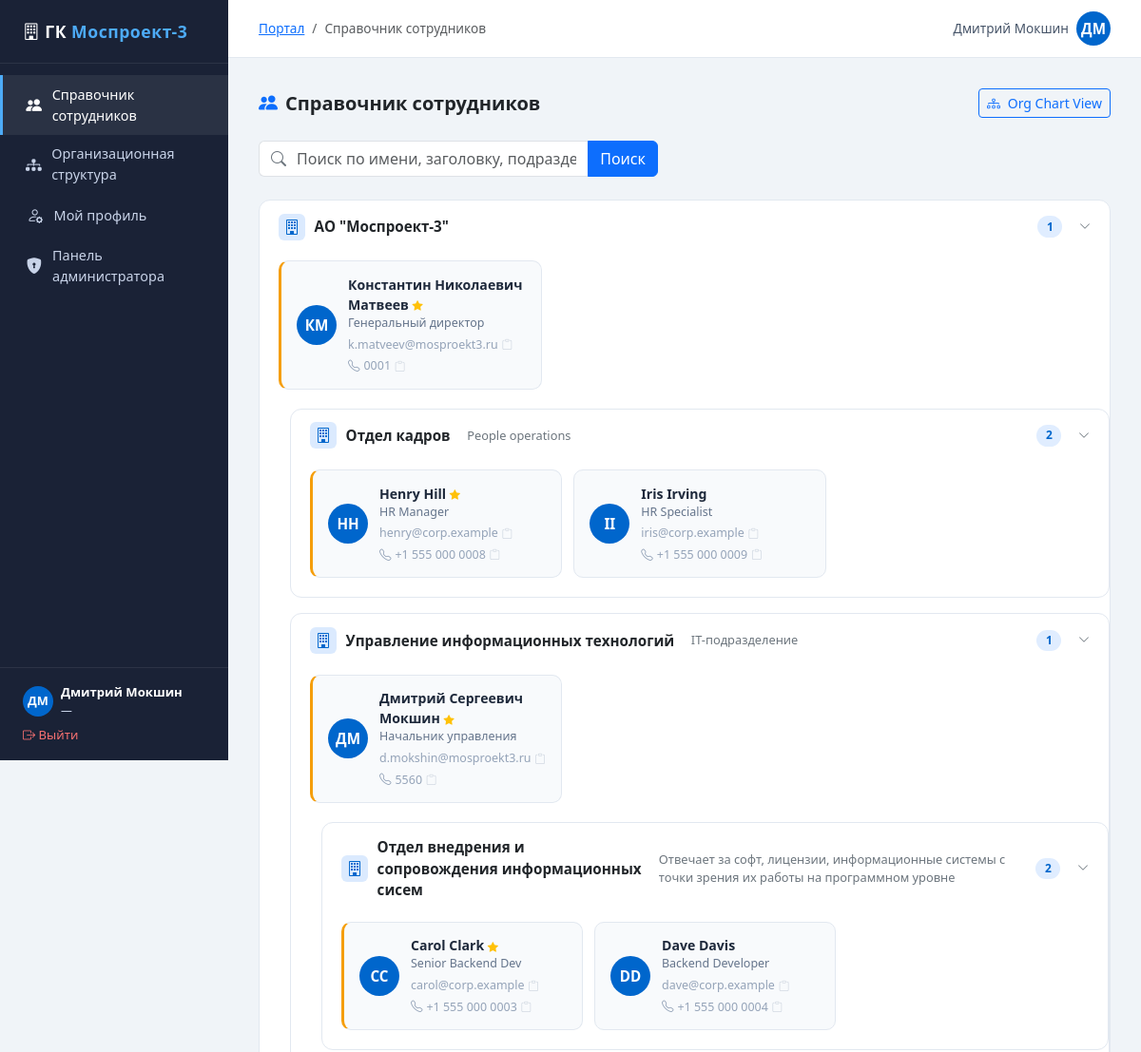
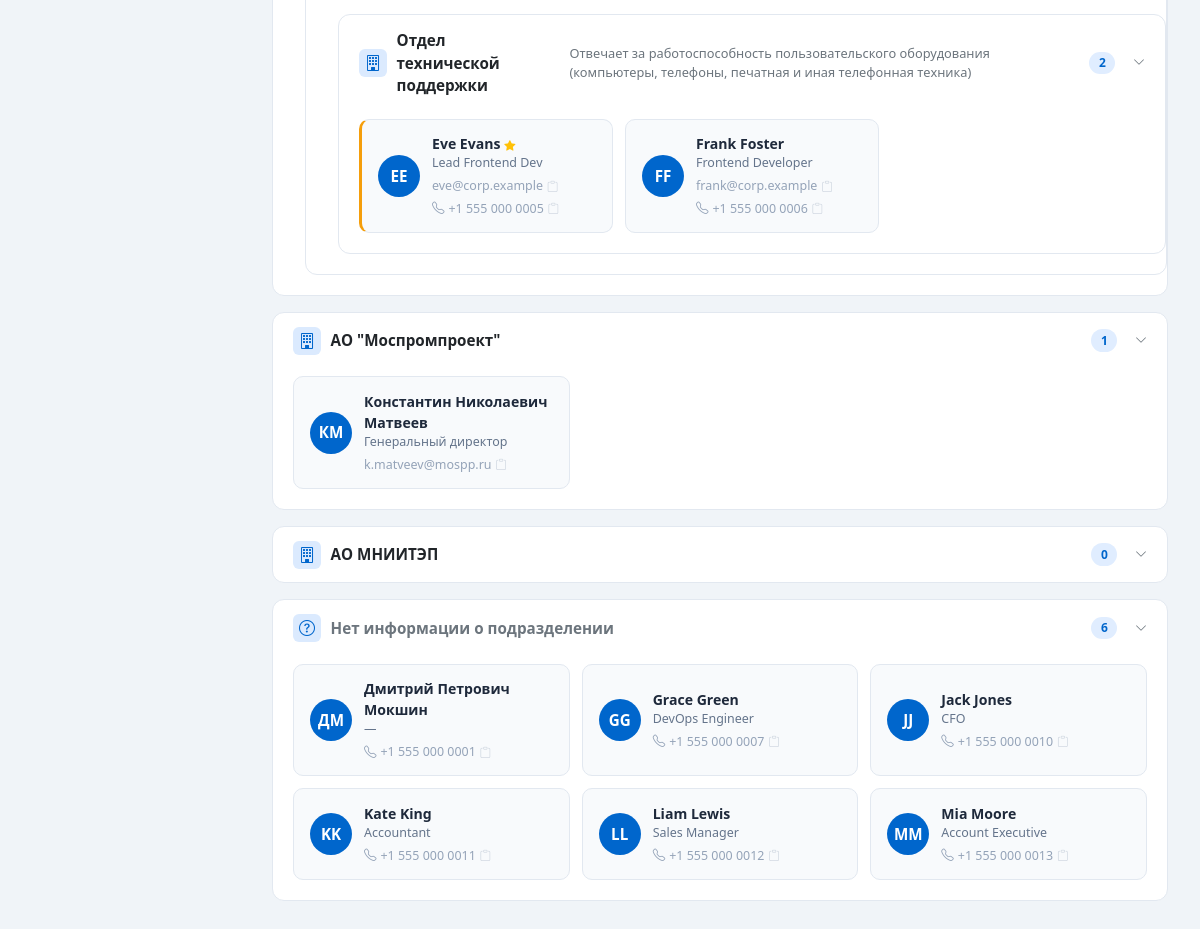
Page /directory/ (signed in) on the committed database (2 pictures, top to bottom).
### employees/models.py (models this page shows, shortened)
class EmployeeProfile(models.Model):
    user = models.OneToOneField(User, on_delete=models.CASCADE, related_name='profile')
    department = models.ForeignKey(
        Department, null=True, blank=True,
        on_delete=models.SET_NULL,
        related_name='employees',
    )
    middle_name = models.CharField(max_length=100, blank=True)
    job_title = models.CharField(max_length=200, blank=True)
    phone = models.CharField(max_length=50, blank=True)
    mobile = models.CharField(max_length=50, blank=True)
    location = models.CharField(max_length=200, blank=True)
    bio = models.TextField(blank=True)
    avatar = models.ImageField(upload_to='avatars/', null=True, blank=True)
    is_manager = models.BooleanField(default=False)
    def display_name(self):
        parts = [self.user.first_name, self.middle_name, self.user.last_name]
        full = ' '.join(p for p in parts if p)
        return full or self.user.username

class Department(models.Model):
    name = models.CharField(max_length=200)
    parent = models.ForeignKey(
        'self', null=True, blank=True,
        on_delete=models.SET_NULL,
        related_name='children',
    )
    description = models.TextField(blank=True)
    order = models.PositiveIntegerField(default=0)
    class Meta:
        ordering = ['order', 'name']

### employees/views.py (the view, shortened to what this page needs)
# urls.py: path('directory/', views.directory, name='directory'),
@login_required
def directory(request):
    query = request.GET.get('q', '').strip()
    root_departments = Department.objects.filter(parent__isnull=True).prefetch_related(
        'employees__user', 'children'
    )
    unassigned = EmployeeProfile.objects.filter(department__isnull=True).select_related('user')
    return render(request, 'employees/directory.html', {
        'root_departments': root_departments,
        'unassigned': unassigned,
        'query': '',
    })

### employees/templates/employees/directory.html (shortened to what this page needs)
{% extends "employees/base.html" %}
{% block breadcrumb_items %}
<li class="breadcrumb-item active">Справочник сотрудников</li>
{% endblock %}
{% block content %}
<div class="d-flex align-items-center justify-content-between mb-4">
  <h5 class="fw-bold mb-0"><i class="bi bi-people-fill text-primary me-2"></i>Справочник сотрудников</h5>
  <a href="{% url 'org_tree' %}" class="btn btn-outline-primary btn-sm">
    <i class="bi bi-diagram-3 me-1"></i> Org Chart View
  </a>
</div>
<form method="get" class="mb-4">
  <div class="input-group search-bar" style="max-width:420px;">
    <span class="input-group-text bg-white border-end-0"><i class="bi bi-search text-secondary"></i></span>
    <input type="text" name="q" value="{{ query }}" class="form-control border-start-0 ps-0"
           placeholder="Поиск по имени, заголовку, подразделению…" autofocus>
    <button type="submit" class="btn btn-primary">Поиск</button>
  </div>
</form>
{% if query %}
  <p class="text-secondary mb-3" style="font-size:.88rem;">
    {{ search_results|length }} result{{ search_results|length|pluralize }} for "<strong>{{ query }}</strong>"
  </p>
  <div class="row g-3">
    {% for profile in search_results %}
    <div class="col-md-6 col-lg-4">
      <a href="{% url 'employee_detail' profile.user.pk %}" class="employee-card {% if profile.is_manager %}manager-card{% endif %} d-flex">
        <div class="avatar-circle flex-shrink-0">
          {% if profile.avatar %}
            <img src="{{ profile.avatar.url }}" alt="">
          {% else %}
            {{ profile.user.first_name|first|upper }}{{ profile.user.last_name|first|upper }}
          {% endif %}
        </div>
        <div style="min-width:0">
          <div class="emp-name">{{ profile.display_name }}</div>
          <div class="emp-title">{{ profile.job_title|default:"—" }}</div>
          {% if profile.department %}
          <div class="emp-title mt-1"><i class="bi bi-diagram-3 me-1"></i>{{ profile.department.name }}</div>
          {% endif %}
          {% if profile.phone %}
          <div class="emp-title mt-1" style="color:#94a3b8;"><i class="bi bi-telephone me-1"></i>{{ profile.phone }}<span class="copy-btn" data-val="{{ profile.phone }}" title="Copy phone" onclick="event.preventDefault();event.stopPropagation();navigator.clipboard.writeText(this.dataset.val);var i=this.querySelector('i');i.className='bi bi-check2 text-success';setTimeout(()=>{i.className='bi bi-clipboard'},1500)"><i class="bi bi-clipboard" style="font-size:.7rem;"></i></span></div>
          {% elif profile.mobile %}
          <div class="emp-title mt-1" style="color:#94a3b8;"><i class="bi bi-phone me-1"></i>{{ profile.mobile }}<span class="copy-btn" data-val="{{ profile.mobile }}" title="Copy phone" onclick="event.preventDefault();event.stopPropagation();navigator.clipboard.writeText(this.dataset.val);var i=this.querySelector('i');i.className='bi bi-check2 text-success';setTimeout(()=>{i.className='bi bi-clipboard'},1500)"><i class="bi bi-clipboard" style="font-size:.7rem;"></i></span></div>
          {% endif %}
        </div>
      </a>
    </div>
    {% empty %}
    <div class="col-12">
      <p class="text-secondary">Сотрудников, соответствующих вашему запросу, не найдено..</p>
    </div>
    {% endfor %}
  </div>
{% else %}
  {% for dept in root_departments %}
    {% include "employees/dept_section.html" with dept=dept depth=0 %}
  {% endfor %}
  {% if unassigned %}
  <div class="dept-card">
    <div class="dept-card-header" data-bs-toggle="collapse" data-bs-target="#dept-unassigned">
      <div class="dept-icon"><i class="bi bi-question-circle"></i></div>
      <span class="dept-name text-secondary">Нет информации о подразделении</span>
      <span class="dept-badge">{{ unassigned|length }}</span>
      <i class="bi bi-chevron-down ms-2 text-secondary" style="font-size:.75rem;"></i>
    </div>
    <div id="dept-unassigned" class="collapse show">
      <div class="employee-grid">
        {% for profile in unassigned %}
        <a href="{% url 'employee_detail' profile.user.pk %}" class="employee-card">
          <div class="avatar-circle flex-shrink-0">
            {% if profile.avatar %}
              <img src="{{ profile.avatar.url }}" alt="">
            {% else %}
              {{ profile.user.first_name|first|upper }}{{ profile.user.last_name|first|upper }}
            {% endif %}
          </div>
          <div style="min-width:0">
            <div class="emp-name">{{ profile.display_name }}</div>
            <div class="emp-title">{{ profile.job_title|default:"—" }}</div>
            {% if profile.phone %}
            <div class="emp-title mt-1" style="color:#94a3b8;"><i class="bi bi-telephone me-1"></i>{{ profile.phone }}<span class="copy-btn" data-val="{{ profile.phone }}" title="Copy phone" onclick="event.preventDefault();event.stopPropagation();navigator.clipboard.writeText(this.dataset.val);var i=this.querySelector('i');i.className='bi bi-check2 text-success';setTimeout(()=>{i.className='bi bi-clipboard'},1500)"><i class="bi bi-clipboard" style="font-size:.7rem;"></i></span></div>
            {% endif %}
          </div>
        </a>
        {% endfor %}
      </div>
    </div>
  </div>
  {% endif %}
{% endif %}
{% endblock %}

### employees/templates/employees/base.html (shortened to what this page needs)
<!DOCTYPE html>
<html lang="en" data-bs-theme="light">
<head>
  <link rel="stylesheet" href="https://cdn.jsdelivr.net/npm/bootstrap@5.3.3/dist/css/bootstrap.min.css">
  <link rel="stylesheet" href="https://cdn.jsdelivr.net/npm/bootstrap-icons@1.11.3/font/bootstrap-icons.min.css">
</head>
<body>
<div class="sidebar">
  <div class="sidebar-logo"><i class="bi bi-building"></i> ГК <span>Моспроект-3</span></div>
  <nav class="sidebar-nav">
    <a href="{% url 'directory' %}" class="{% if request.resolver_match.url_name == 'directory' %}active{% endif %}">
      <i class="bi bi-people-fill"></i> Справочник сотрудников
    </a>
    <a href="{% url 'org_tree' %}" class="{% if request.resolver_match.url_name == 'org_tree' %}active{% endif %}">
      <i class="bi bi-diagram-3-fill"></i> Организационная структура
    </a>
    {% if user.is_authenticated %}
    <a href="{% url 'profile_edit' %}" class="{% if request.resolver_match.url_name == 'profile_edit' %}active{% endif %}">
      <i class="bi bi-person-gear"></i> Мой профиль
    </a>
    {% endif %}
    {% if user.is_staff %}
    <a href="/admin/">
      <i class="bi bi-shield-lock-fill"></i> Панель администратора
    </a>
    {% endif %}
  </nav>
  <div class="sidebar-footer">
    {% if user.is_authenticated %}
    <div class="d-flex align-items-center gap-2 mb-2">
      <div class="avatar-circle" style="width:32px;height:32px;font-size:.8rem;">
        {% if user.profile.avatar %}
          <img src="{{ user.profile.avatar.url }}" alt="">
        {% else %}
          {{ user.first_name|first|upper }}{{ user.last_name|first|upper }}
        {% endif %}
      </div>
      <div style="min-width:0">
        <div style="font-size:.82rem;color:#fff;font-weight:600;white-space:nowrap;overflow:hidden;text-overflow:ellipsis">
          {{ user.get_full_name|default:user.username }}
        </div>
        <div style="font-size:.74rem;">{{ user.profile.job_title|default:"—" }}</div>
      </div>
    </div>
    <a href="{% url 'logout' %}" style="color:#f87171;font-size:.82rem;text-decoration:none;">
      <i class="bi bi-box-arrow-right"></i> Выйти
    </a>
    {% endif %}
  </div>
</div>
<div class="main-content">
  <div class="topbar">
    <div>
      {% block breadcrumb %}
      <nav aria-label="breadcrumb">
        <ol class="breadcrumb mb-0" style="font-size:.85rem;">
          <li class="breadcrumb-item"><a href="{% url 'directory' %}">Портал</a></li>
          {% block breadcrumb_items %}{% endblock %}
        </ol>
      </nav>
      {% endblock %}
    </div>
    <div>
      {% if user.is_authenticated %}
      <a href="{% url 'profile_edit' %}" class="text-decoration-none d-flex align-items-center gap-2">
        <span style="font-size:.85rem;color:#475569;">{{ user.get_full_name|default:user.username }}</span>
        <div class="avatar-circle" style="width:36px;height:36px;">
          {% if user.profile.avatar %}
            <img src="{{ user.profile.avatar.url }}" alt="">
          {% else %}
            {{ user.first_name|first|upper }}{{ user.last_name|first|upper }}
          {% endif %}
        </div>
      </a>
      {% endif %}
    </div>
  </div>
  <div class="page-body">
    {% block content %}{% endblock %}
  </div>
</div>
</body>
</html>

### employees/templates/employees/dept_section.html (shortened to what this page needs)
{% with dept_id="dept-"|add:dept.pk|stringformat:"s" %}
<div class="dept-card" style="{% if depth > 0 %}margin-left:{{ depth }}rem;{% endif %}">
  <div class="dept-card-header" data-bs-toggle="collapse" data-bs-target="#{{ dept_id }}">
    <div class="dept-icon">
      {% if depth == 0 %}<i class="bi bi-building"></i>
      {% elif depth == 1 %}<i class="bi bi-diagram-2"></i>
      {% else %}<i class="bi bi-folder2"></i>{% endif %}
    </div>
    <span class="dept-name">{{ dept.name }}</span>
    {% if dept.description %}
    <span class="text-secondary ms-2" style="font-size:.8rem;">{{ dept.description }}</span>
    {% endif %}
    <span class="dept-badge">{{ dept.employees.count }}</span>
    <i class="bi bi-chevron-down ms-2 text-secondary" style="font-size:.75rem;"></i>
  </div>
  <div id="{{ dept_id }}" class="collapse show">
    {% with employees=dept.employees.all %}
    {% if employees %}
    <div class="employee-grid">
      {% for profile in employees %}
      <a href="{% url 'employee_detail' profile.user.pk %}"
         class="employee-card {% if profile.is_manager %}manager-card{% endif %}">
        <div class="avatar-circle flex-shrink-0">
          {% if profile.avatar %}
            <img src="{{ profile.avatar.url }}" alt="">
          {% else %}
            {{ profile.user.first_name|first|upper }}{{ profile.user.last_name|first|upper }}
          {% endif %}
        </div>
        <div style="min-width:0">
          <div class="emp-name">
            {{ profile.display_name }}
            {% if profile.is_manager %}<i class="bi bi-star-fill text-warning" style="font-size:.7rem;"></i>{% endif %}
          </div>
          <div class="emp-title">{{ profile.job_title|default:"—" }}</div>
          {% if profile.user.email %}
          <div class="emp-title mt-1" style="color:#94a3b8;">{{ profile.user.email }}<span class="copy-btn" data-val="{{ profile.user.email }}" title="Copy email" onclick="event.preventDefault();event.stopPropagation();navigator.clipboard.writeText(this.dataset.val);var i=this.querySelector('i');i.className='bi bi-check2 text-success';setTimeout(()=>{i.className='bi bi-clipboard'},1500)"><i class="bi bi-clipboard" style="font-size:.7rem;"></i></span></div>
          {% endif %}
          {% if profile.phone %}
          <div class="emp-title mt-1" style="color:#94a3b8;"><i class="bi bi-telephone me-1"></i>{{ profile.phone }}<span class="copy-btn" data-val="{{ profile.phone }}" title="Copy phone" onclick="event.preventDefault();event.stopPropagation();navigator.clipboard.writeText(this.dataset.val);var i=this.querySelector('i');i.className='bi bi-check2 text-success';setTimeout(()=>{i.className='bi bi-clipboard'},1500)"><i class="bi bi-clipboard" style="font-size:.7rem;"></i></span></div>
          {% endif %}
        </div>
      </a>
      {% endfor %}
    </div>
    {% endif %}
    {% endwith %}
    {% with children=dept.children.all %}
    {% if children %}
    <div class="dept-children pb-1">
      {% for child in children %}
        {% include "employees/dept_section.html" with dept=child depth=0 %}
      {% endfor %}
    </div>
    {% endif %}
    {% endwith %}
  </div>
</div>
{% endwith %}

### rows in the picture
Department: name "АО \"Моспроект-3\"", employees.count "1"
EmployeeProfile: user.first_name|first "К", user.last_name|first "М", display_name "Константин Николаевич Матвеев", is_manager True (drawn), job_title "Генеральный директор", user.email "k.matveev@mosproekt3.ru", phone "0001"
Department: name "Отдел кадров", description "People operations", employees.count "2"
EmployeeProfile: user.first_name|first "H", user.last_name|first "H", display_name "Henry Hill", is_manager True (drawn), job_title "HR Manager", user.email "henry@corp.example", phone "+1 555 000 0008"
EmployeeProfile: user.first_name|first "I", user.last_name|first "I", display_name "Iris Irving", job_title "HR Specialist", user.email "iris@corp.example", phone "+1 555 000 0009"
Department: name "Управление информационных технологий", description "IT-подразделение", employees.count "1"
EmployeeProfile: user.first_name|first "Д", user.last_name|first "М", display_name "Дмитрий Сергеевич Мокшин", is_manager True (drawn), job_title "Начальник управления", user.email "d.mokshin@mosproekt3.ru", phone "5560"
Department: name "Отдел внедрения и сопровождения информационных сисем", description "Отвечает за софт, лицензии, информационные системы с точки зрения их работы на программном уровне", employees.count "2"
EmployeeProfile: user.first_name|first "C", user.last_name|first "C", display_name "Carol Clark", is_manager True (drawn), job_title "Senior Backend Dev", user.email "carol@corp.example", phone "+1 555 000 0003"
EmployeeProfile: user.first_name|first "D", user.last_name|first "D", display_name "Dave Davis", job_title "Backend Developer", user.email "dave@corp.example", phone "+1 555 000 0004"
Department: name "Отдел технической поддержки", description "Отвечает за работоспособность пользовательского оборудования (компьютеры, телефоны, печатная и иная телефонная техника)", employees.count "2"
EmployeeProfile: user.first_name|first "E", user.last_name|first "E", display_name "Eve Evans", is_manager True (drawn), job_title "Lead Frontend Dev", user.email "eve@corp.example", phone "+1 555 000 0005"
EmployeeProfile: user.first_name|first "F", user.last_name|first "F", display_name "Frank Foster", job_title "Frontend Developer", user.email "frank@corp.example", phone "+1 555 000 0006"
Department: name "АО \"Моспромпроект\"", employees.count "1"
EmployeeProfile: user.first_name|first "К", user.last_name|first "М", display_name "Константин Николаевич Матвеев", job_title "Генеральный директор", user.email "k.matveev@mospp.ru"
Department: name "АО МНИИТЭП", employees.count "0"
EmployeeProfile: user.first_name|first "Д", user.last_name|first "М", display_name "Дмитрий Петрович Мокшин", job_title "—", phone "+1 555 000 0001"
EmployeeProfile: user.first_name|first "G", user.last_name|first "G", display_name "Grace Green", job_title "DevOps Engineer", phone "+1 555 000 0007"
EmployeeProfile: user.first_name|first "J", user.last_name|first "J", display_name "Jack Jones", job_title "CFO", phone "+1 555 000 0010"
EmployeeProfile: user.first_name|first "K", user.last_name|first "K", display_name "Kate King", job_title "Accountant", phone "+1 555 000 0011"
EmployeeProfile: user.first_name|first "L", user.last_name|first "L", display_name "Liam Lewis", job_title "Sales Manager", phone "+1 555 000 0012"
EmployeeProfile: user.first_name|first "M", user.last_name|first "M", display_name "Mia Moore", job_title "Account Executive", phone "+1 555 000 0013"

### other values in the picture
{{ user.first_name|first|upper }} "Д"
{{ user.last_name|first|upper }} "М"
{{ user.get_full_name|default:user.username }} "Дмитрий Мокшин"
{{ user.profile.job_title|default:"—" }} "—"
{{ unassigned|length }} "6"
